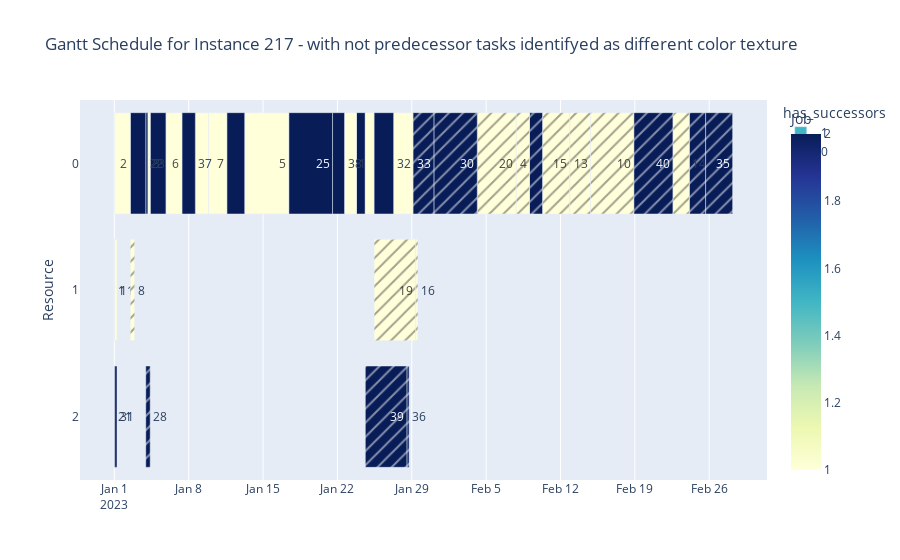

This figure's notebook cell:
### Code cell
solutions_filepath = "../data/input/HRTInstances/solutions"
instances_path = "../data/input/HRTInstances"

instance = read_input_files.read_file(
    os.path.join(instances_path, f"Instance_{instance_number}.txt")
)

df = read_solutions_files.get_solution_from_instance(
    solutions_filepath, instances_path, instance_number
).sort_values("Resource")

# gantt.plot_gantt_chart(df, instance_number)
gantt.plot_gantt_chart_with_predecessor_flag(
    prepare_resources.add_predecessor_flag(df, instance), instance_number
)

### Figure 1 — Plotly figure (JSON) as saved in the notebook; plotly's stock layout.template omitted (floating-point values rounded to 4 significant figures)
{"data": [{"alignmentgroup": "True", "base": ["2023-01-23T19:00:00", "2023-01-11T14:00:00", "2023-01-04T09:00:00", "2023-01-17T10:00:00", "2023-01-03T23:00:00", "2023-01-02T12:00:00", "2023-01-22T16:00:00", "2023-01-08T15:00:00", "2023-01-27T07:00:00", "2023-01-24T15:00:00", "2023-01-09T21:00:00", "2023-01-05T21:00:00", "2023-01-13T07:00:00", "2023-01-04T04:00:00", "2023-01-01T01:00:00", "2023-01-07T09:00:00", "2023-01-21T13:00:00", "2023-01-25T11:00:00", "2023-01-01T00:00:00", "2023-01-01T01:00:00", "2023-01-01T00:00:00", "2023-01-01T01:00:00"], "customdata": [[29], [27], [26], [25], [23], [22], [18], [17], [12], [9], [7], [6], [5], [3], [2], [37], [38], [32], [1], [11], [21], [31]], "hovertemplate": "has_successors=1<br>Start=%{base}<br>Finish=%{x}<br>Resource=%{y}<br>Task=%{customdata[0]}<br>Job=%{marker.color}<extra></extra>", "legendgroup": "1", "marker": {"color": [2, 2, 2, 2, 2, 2, 1, 1, 1, 1, 1, 1, 1, 1, 1, 2, 2, 2, 1, 1, 2, 2], "coloraxis": "coloraxis", "pattern": {"shape": ""}}, "name": "1", "offsetgroup": "1", "orientation": "h", "showlegend": true, "text": [29, 27, 26, 25, 23, 22, 18, 17, 12, 9, 7, 6, 5, 3, 2, 37, 38, 32, 1, 11, 21, 31], "textposition": "auto", "type": "bar", "x": [72000000, 147600000, 129600000, 356400000, 18000000, 126000000, 97200000, 108000000, 158400000, 72000000, 147600000, 129600000, 356400000, 18000000, 126000000, 108000000, 97200000, 158400000, 3600000, 18000000, 3600000, 18000000], "xaxis": "x", "y": ["0", "0", "0", "0", "0", "0", "0", "0", "0", "0", "0", "0", "0", "0", "0", "0", "0", "0", "1", "1", "2", "2"], "yaxis": "y"}, {"alignmentgroup": "True", "base": ["2023-02-04T04:00:00", "2023-01-31T02:00:00", "2023-02-09T02:00:00", "2023-02-24T03:00:00", "2023-02-10T08:00:00", "2023-02-22T14:00:00", "2023-02-12T21:00:00", "2023-02-14T20:00:00", "2023-02-07T20:00:00", "2023-02-25T16:00:00", "2023-02-18T22:00:00", "2023-01-29T03:00:00", "2023-01-25T11:00:00", "2023-01-29T09:00:00", "2023-01-02T12:00:00", "2023-01-03T23:00:00", "2023-01-28T13:00:00", "2023-01-24T15:00:00"], "customdata": [[20], [30], [24], [34], [15], [14], [13], [10], [4], [35], [40], [33], [19], [16], [8], [28], [36], [39]], "hovertemplate": "has_successors=0<br>Start=%{base}<br>Finish=%{x}<br>Resource=%{y}<br>Task=%{customdata[0]}<br>Job=%{marker.color}<extra></extra>", "legendgroup": "0", "marker": {"color": [1, 2, 2, 2, 1, 1, 1, 1, 1, 2, 2, 2, 1, 1, 1, 2, 2, 2], "coloraxis": "coloraxis", "pattern": {"shape": "/"}}, "name": "0", "offsetgroup": "0", "orientation": "h", "showlegend": true, "text": [20, 30, 24, 34, 15, 14, 13, 10, 4, 35, 40, 33, 19, 16, 8, 28, 36, 39], "textposition": "auto", "type": "bar", "x": [316800000, 352800000, 108000000, 133200000, 219600000, 133200000, 169200000, 352800000, 108000000, 219600000, 316800000, 169200000, 338400000, 18000000, 36000000, 36000000, 18000000, 338400000], "xaxis": "x", "y": ["0", "0", "0", "0", "0", "0", "0", "0", "0", "0", "0", "0", "1", "1", "1", "2", "2", "2"], "yaxis": "y"}], "layout": {"barmode": "overlay", "coloraxis": {"colorbar": {"title": {"text": "Job"}}, "colorscale": [[0, "rgb(255,255,217)"], [0.125, "rgb(237,248,177)"], [0.25, "rgb(199,233,180)"], [0.375, "rgb(127,205,187)"], [0.5, "rgb(65,182,196)"], [0.625, "rgb(29,145,192)"], [0.75, "rgb(34,94,168)"], [0.875, "rgb(37,52,148)"], [1, "rgb(8,29,88)"]]}, "legend": {"title": {"text": "has_successors"}, "tracegroupgap": 0}, "title": {"text": "Gantt Schedule for Instance 217 - with not predecessor tasks identifyed as different color texture"}, "xaxis": {"anchor": "y", "domain": [0, 1], "type": "date"}, "yaxis": {"anchor": "x", "autorange": "reversed", "domain": [0, 1], "title": {"text": "Resource"}}}}
